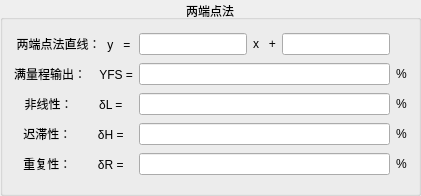
   <widget class="QGroupBox" name="gBoxBiPoint">
    <property name="geometry">
     <rect>
      <x>500</x>
      <y>470</y>
      <width>421</width>
      <height>196</height>
     </rect>
    </property>
    <property name="title">
     <string>两端点法</string>
    </property>
    <property name="alignment">
     <set>Qt::AlignCenter</set>
    </property>
    <layout class="QGridLayout" name="gridLayout_3">
     <item row="0" column="2">
      <widget class="QLineEdit" name="lineEditBiPB1">
       <property name="alignment">
        <set>Qt::AlignCenter</set>
       </property>
       <property name="readOnly">
        <bool>true</bool>
       </property>
      </widget>
     </item>
     <item row="0" column="3">
      <widget class="QLabel" name="LBleBiPX">
       <property name="text">
        <string>x   +</string>
       </property>
       <property name="alignment">
        <set>Qt::AlignCenter</set>
       </property>
      </widget>
     </item>
     <item row="0" column="4">
      <widget class="QLineEdit" name="lineEditBiPB0">
       <property name="alignment">
        <set>Qt::AlignCenter</set>
       </property>
       <property name="readOnly">
        <bool>true</bool>
       </property>
      </widget>
     </item>
     <item row="1" column="0" colspan="2">
      <widget class="QLabel" name="LBleBiPFullScale">
       <property name="text">
        <string>满量程输出：    YFS =</string>
       </property>
       <property name="alignment">
        <set>Qt::AlignCenter</set>
       </property>
      </widget>
     </item>
     <item row="1" column="2" colspan="3">
      <widget class="QLineEdit" name="lineEditBiPFS">
       <property name="alignment">
        <set>Qt::AlignCenter</set>
       </property>
       <property name="readOnly">
        <bool>true</bool>
       </property>
      </widget>
     </item>
     <item row="1" column="5">
      <widget class="QLabel" name="label_7">
       <property name="text">
        <string>%</string>
       </property>
       <property name="alignment">
        <set>Qt::AlignCenter</set>
       </property>
      </widget>
     </item>
     <item row="2" column="0" colspan="2">
      <widget class="QLabel" name="LBleBiPLinearity">
       <property name="text">
        <string>非线性：        δL =</string>
       </property>
       <property name="alignment">
        <set>Qt::AlignCenter</set>
       </property>
      </widget>
     </item>
     <item row="2" column="2" colspan="3">
      <widget class="QLineEdit" name="lineEditBiPLine">
       <property name="alignment">
        <set>Qt::AlignCenter</set>
       </property>
       <property name="readOnly">
        <bool>true</bool>
       </property>
      </widget>
     </item>
     <item row="2" column="5">
      <widget class="QLabel" name="label_8">
       <property name="text">
        <string>%</string>
       </property>
       <property name="alignment">
        <set>Qt::AlignCenter</set>
       </property>
      </widget>
     </item>
     <item row="3" column="0" colspan="2">
      <widget class="QLabel" name="LBleBiPHysteria">
       <property name="text">
        <string>迟滞性：        δH =</string>
       </property>
       <property name="alignment">
        <set>Qt::AlignCenter</set>
       </property>
      </widget>
     </item>
     <item row="3" column="2" colspan="3">
      <widget class="QLineEdit" name="lineEditBiPHysteria">
       <property name="alignment">
        <set>Qt::AlignCenter</set>
       </property>
       <property name="readOnly">
        <bool>true</bool>
       </property>
      </widget>
     </item>
     <item row="3" column="5">
      <widget class="QLabel" name="label_9">
       <property name="text">
        <string>%</string>
       </property>
       <property name="alignment">
        <set>Qt::AlignCenter</set>
       </property>
      </widget>
     </item>
     <item row="4" column="0" colspan="2">
      <widget class="QLabel" name="LBleLsmRepeat_2">
       <property name="text">
        <string>重复性：        δR =</string>
       </property>
       <property name="alignment">
        <set>Qt::AlignCenter</set>
       </property>
      </widget>
     </item>
     <item row="4" column="2" colspan="3">
      <widget class="QLineEdit" name="lineEditBiPRepeat">
       <property name="alignment">
        <set>Qt::AlignCenter</set>
       </property>
       <property name="readOnly">
        <bool>true</bool>
       </property>
      </widget>
     </item>
     <item row="4" column="5">
      <widget class="QLabel" name="label_10">
       <property name="text">
        <string>%</string>
       </property>
       <property name="alignment">
        <set>Qt::AlignCenter</set>
       </property>
      </widget>
     </item>
     <item row="0" column="0" colspan="2">
      <widget class="QLabel" name="LBleBiPY">
       <property name="text">
        <string>两端点法直线：  y   =</string>
       </property>
       <property name="alignment">
        <set>Qt::AlignCenter</set>
       </property>
      </widget>
     </item>
    </layout>
   </widget>
